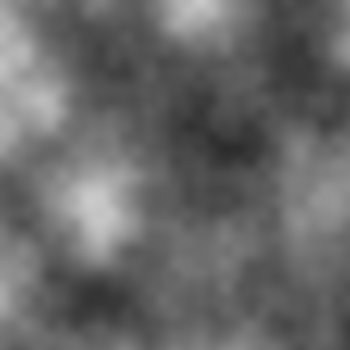
Frame 1 (no input)
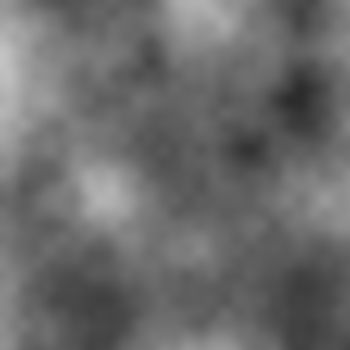
Frame 60 (the mouse pressed at the canvas centre just before this capture)
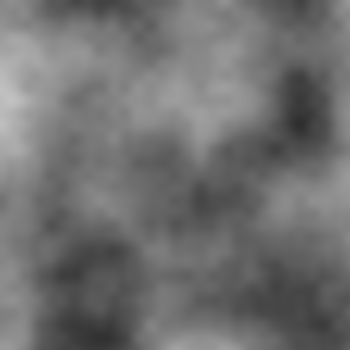
Frame 120 (the mouse held since frame 60 and released just before this capture)

The Processing sketch that drew these frames (run headless with seeded random() and noise(); from frame 60 on, the mouse is pressed at the canvas centre):

// Processing sketch: exercise_9
// ── exercise_9.pde
float zoff = 0.00; 

void setup() {
  size(350, 350); 
  background(35);   
}

void twoDimentionalPerlinNoise() {
  loadPixels(); 
  
  float yoff = 0.0;
  for(int y = 0; y < height; y++) {
    float xoff = 0.0; 
    for(int x = 0; x < width; x++) {
      float brightness = map(noise(xoff, yoff, zoff), 0, 1, 0, 255);
      pixels[x + (y * width)] = color(brightness);
      xoff += 0.01; 
    }
    yoff += 0.01;
  }
  
  updatePixels();
}

void draw() {
  twoDimentionalPerlinNoise();
  zoff += 0.005;
}
